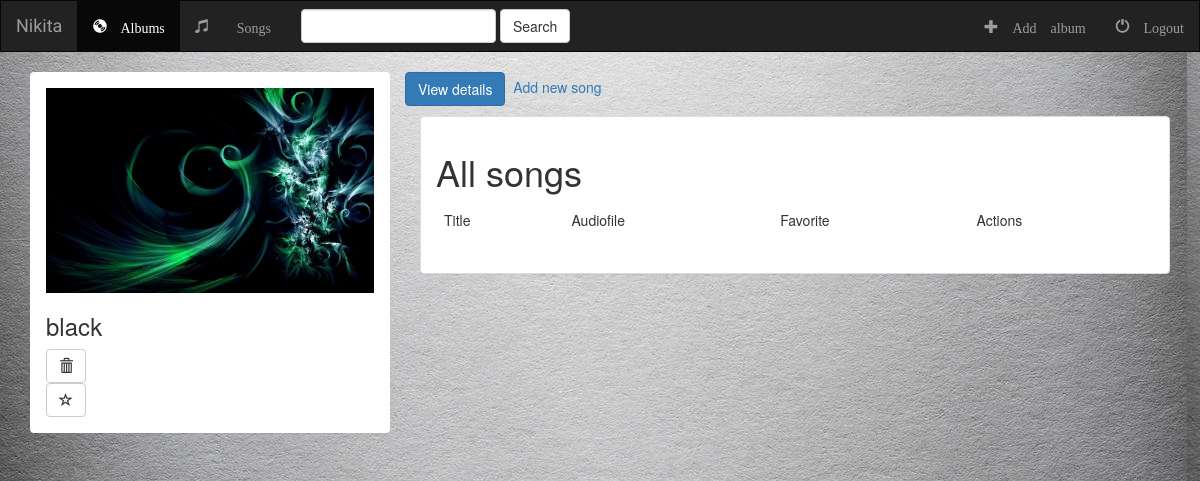
/music/11/, run on the app's committed database.
### music/models.py (models this page shows, shortened)
class Album(models.Model):
	artist = models.CharField(max_length = 255)
	album_title = models.CharField(max_length = 500)
	genre = models.CharField(max_length = 100)
	album_logo = models.FileField()  #max_length = 1000

### music/views.py (the view)
# urls.py: url(r'^(?P<pk>[0-9]+)/$', views.DetailView.as_view(), name = 'details'),
class DetailView(generic.DetailView):
	template_name = 'music/details.html'
	model = Album

### music/templates/music/details.html (shortened to what this page needs)
{% extends 'music/base.html' %}
{% block body %}
      <div class='container'>
        <div class='row'>
          <div class='col-md-4'>
            <div class='panel'>
              <div class='panel-body' class='panel-default'>
                <img src='{{ album.album_logo.url }}' class='img-responsive'>
                <h3>{{ album.album_title }}</h3>
                <form action="{% url 'music:album-delete' album.id %}" method="post">
                  <button type="submit" class="btn btn-default"><span class='glyphicon glyphicon-trash' aria-hidden='true'></span></button>
                </form>
                  <button type="button" class="btn btn-default"><span class='glyphicon  glyphicon-star-empty' aria-hidden='true'></span></button>
              </div>
            </div>
          </div>
          <p><button type="button" class="btn btn-primary">View details</button>
          <a href='#'> &nbsp;Add new song</a>
          <div class='col-md-8'>
            <div class='panel panel-default'>
              <div class='panel-body' class='panel-default'>
                <h1> All songs </h1>
                <table class='table'>
                  <thead>
                    <tr>
                      <td>Title</td>
                      <td>Audiofile</td>
                      <td>Favorite</td>
                      <td>Actions</td>
                    </tr>
                  </thead>
                </table>
              </div>
            </div>
          </div></p>
        </div>
      </div>
{% endblock %}

### music/static/music/css/style.css (style rules this page uses)
body { background: white url('../images/background.jpg'); }

### data on the page
Album: album_logo (picture), album_title "black"
